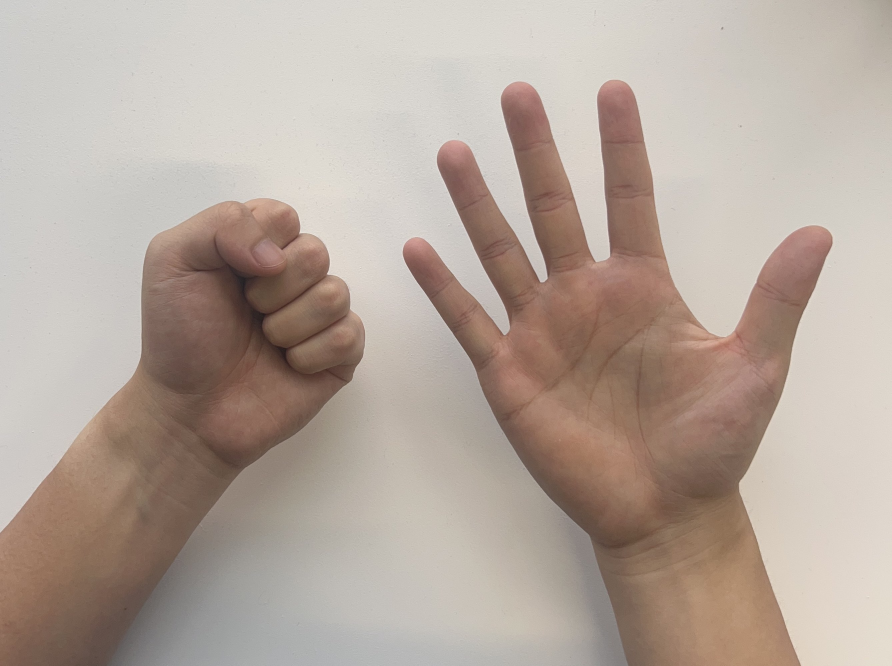
#> input picture data/rock_paper.png, 2675 x 1997 px (shown at 1/3 size)
$ python test_script_2.py
#> lines starting #> are read from the running program, lines starting #| are printed output that depends on the picture; after the words box and inside, x2 and y2 are one past the last pixel; in counts of white or black regions, pixels touching at a corner belong together
#> in main, img is the input picture: shape (1997, 2675, 3); mean B, G, R 156.7, 166.8, 180.9
### pipeline.py
"""
pipeline.py — 传统 CV 猜拳识别核心流水线（Step 0 脚手架）

只用 OpenCV + NumPy。禁止任何机器学习 / 预训练模型 / cv2.convexityDefects。
本文件目前只有常量区 + 8 个空函数骨架，尚未实现任何算法逻辑。

Pipeline order:
    skin_mask -> split_hands -> palm_center -> crop_forearm
    -> count_fingers -> classify -> judge -> draw
"""

import cv2
import numpy as np


# =============================================================================
# CONSTANTS — 所有可调参数集中在这里（占位值，后续各阶段再调）
# All tunable parameters live here. Change values ONLY in this block.
# =============================================================================

# --- Skin segmentation (YCrCb thresholding) -------------------------------
# Lower / upper bounds for the Cr and Cb channels used to threshold skin.
# (Y luma is left wide open; skin clusters tightly in Cr/Cb regardless of
# brightness.) TUNE PER REAL CAPTURE: a window too wide leaks background,
# too narrow drops parts of the hand.
# NOTE: tightened from the textbook 133-173 / 77-127 box after testing on
# data/paper.png, whose warm cream wall sits near skin in chroma (wall Cr~135
# Cb~116, palm Cr~153 Cb~111). Skin here reads as HIGHER Cr + LOWER Cb than
# the wall, so we raise CR_MIN and lower CB_MAX to reject it. On a background
# that clear
# ly differs from skin, these can be loosened back toward defaults.
CR_MIN = 138      # lower bound of Cr channel (raise -> stricter/redder)
CR_MAX = 173          # upper bound of Cr channel (lower -> stricter)
CB_MIN = 77      # lower bound of Cb channel (raise -> stricter)
CB_MAX = 130          # upper bound of Cb channel (lower -> stricter/less blue)

# --- Morphology (clean up the raw skin mask) ------------------------------
# Close = fill small holes inside the hand; Open = remove small speckle noise.
# Bigger kernel = stronger effect (fills/removes larger regions) but blurs
# the silhouette; too big can merge fingers or eat thin finger tips.
MORPH_CLOSE_KSIZE = 45   # kernel size for morphological closing (odd number)
# NOTE: raised from 7 to close a shadow hole in the fist's palm (~7500px,
# CR_MIN=138 pushes that dark crease just below the skin threshold). Swept
# 15/21/31/41/45/51/75/99 on data/rock_paper.png: the hole only fully closes
# (0px left) at ksize>=45. Checked the paper hand's 4 inter-finger valleys at
# every step -- none merge even at 99 (areas shrink ~5-15% at the edges, but
# stay separate), so 45 is safe headroom, not a knife's-edge value.
MORPH_OPEN_KSIZE = 5    # kernel size for morphological opening (odd number)

# --- Hand region area filter (in pixels) ----------------------------------
# split_hands() keeps only connected components whose pixel area is in
# [HAND_AREA_MIN, HAND_AREA_MAX]; smaller = noise, larger = background bleed.
# TUNE PER REAL CAPTURE -- these are ABSOLUTE pixel counts, so they scale with
# resolution. Values below are sized for the high-res debug photos in data/
# (~2.5-2.9 M px total, where one hand is ~0.6-1.0 M px). A 640x480 webcam
# frame is ~10x smaller, so lower BOTH by roughly that factor for live use.
HAND_AREA_MIN = 50000     # ignore blobs smaller than this (noise / desk strips)
HAND_AREA_MAX = 1300000   # ignore blobs larger than this (background bleed)

# --- Palm center search band (fist-vs-forearm fix) ------------------------
# palm_center() picks the deepest interior point via distance transform. For an
# OPEN hand the palm is the widest interior region, so the transform peaks there.
# But a closed FIST is nearly as thick as the forearm below it, so the global
# maximum can slide DOWN onto the wrist and mislocate the palm (which then breaks
# crop_forearm). Fix with the frontal-hand assumption (fingers/fist UP, forearm
# DOWN): only search inside a horizontal band that starts at the hand's TOPMOST
# white pixel and runs down this many times the hand's bounding-box WIDTH.
# Because it scales with hand width, the band self-adjusts: an OPEN hand (spread
# fingers -> wider bbox) gets a deeper band to reach its lower palm, a FIST
# (narrow bbox) gets a shallow band that stops before the forearm widens.
# 0.7 is a fairly tight window on the test images: RAISE it and a fist's center
# can drop onto the wrist; LOWER it and an open hand's center rides up toward the
# finger bases. Retune if hands sit very differently in the frame.
TOP_SEARCH_SCALE = 0.78

# Palm center = the CENTROID of the deepest region (every in-band pixel whose
# distance transform is >= this fraction of the in-band maximum), NOT the single
# brightest pixel. Averaging the high-value plateau makes the center robust to a
# sharp secondary distance-transform spike at a finger base, which otherwise
# yanks the argmax onto a knuckle (the scissors mis-localization). Lower = wider
# plateau (steadier but can drift toward a neighbouring blob); higher = tighter
# (closer to the raw argmax).
CENTROID_FRAC = 0.7

# --- Forearm cropping -----------------------------------------------------
# Frontal hand assumption: fingers point up, wrist/forearm points down. Any
# hand pixel more than this many palm-radii BELOW the palm center is treated
# as forearm and blacked out. Larger = keep more (safer for the palm heel),
# smaller = cut more aggressively (risk clipping the palm).
CUT_BELOW_SCALE = 1.2

# --- Finger counting: concentric ring sampling ----------------------------
# count_fingers() samples concentric rings at these multiples of the palm
# inscribed-circle radius. Each scale > 1.0 pushes the ring OUTWARD past the
# palm so it crosses the extended fingers. We sample SEVERAL rings and take the
# MODE of their per-ring finger counts, so a single badly-placed ring can't
# decide the result: too small (< ~1.2) and it still sits inside the palm;
# too big (> ~2.3) and it can shoot past short fingertips. Add/shift scales if
# fingers of very different lengths get missed.
RING_RADIUS_COEFFS = [1.7, 1.9, 2.1, 2.3, 2.5]

# Number of points sampled evenly around EACH ring (360 = one per ~1 degree).
# More points = finer angular resolution (less chance of skipping a thin finger
# or a narrow gap between fingers) but a little slower. The sampled 0/1 sequence
# is treated as CIRCULAR: index 359 wraps back to index 0.
RING_NUM_SAMPLES = 360

# Finger-width gate (in DEGREES of arc). Every extended finger crosses a ring as
# one contiguous skin arc, but so do non-fingers: sampling noise makes tiny
# arcs, and a closed FIST (or the palm heel) makes WIDE arcs because the ring
# runs along its rounded edge for a long angular span. A real finger is a thin
# protrusion, so its arc width is bounded. We therefore only count an arc as a
# finger when its angular width is within [MIN, MAX]. Measured on the test set:
# finger arcs span ~9-35 deg, fist/palm bulk ~43-82 deg, noise <7 deg -- so this
# band cleanly separates them. Because it is measured in DEGREES it is
# scale-invariant (works for big and small hands alike). RAISE MAX if long/thick
# fingers get dropped; LOWER it if a fist still leaks arcs; RAISE MIN to kill
# more speckle.
FINGER_ARC_MIN_DEG = 8
FINGER_ARC_MAX_DEG = 40

# --- Classification thresholds (finger count -> gesture) ------------------
# 0-1 -> Rock, 2-3 -> Scissors, >=4 -> Paper
ROCK_MAX_FINGERS = 1        # <= this many fingers => Rock
SCISSORS_MAX_FINGERS = 3    # <= this many fingers (and > ROCK_MAX) => Scissors
                            # anything greater => Paper

# --- Result overlay style (draw) ------------------------------------------
# Text size / stroke for the gesture+result label draw() writes near each palm.
# RESOLUTION-DEPENDENT (like the area filter): these are sized for the high-res
# data/ photos (~2500 px wide); for a ~640 px live webcam frame divide both by
# roughly 3-4. Result -> BGR color: Win green, Lose red, Draw/Pending gray.
DRAW_FONT_SCALE = 2.0
DRAW_THICKNESS = 4
RESULT_COLORS = {
    "Win":     (0, 255, 0),      # green
    "Lose":    (0, 0, 255),      # red
    "Draw":    (150, 150, 150),  # gray
    "Pending": (150, 150, 150),  # gray (single hand, no opponent yet)
}


# =============================================================================
# PIPELINE FUNCTIONS — 8 个阶段（当前仅骨架）
# =============================================================================

def skin_mask(frame, return_stages=False):
    """Stage 1 — Skin segmentation.

    Convert the BGR frame to a skin/non-skin binary mask using YCrCb
    thresholding, then clean it up with morphology.

    Args:
        frame: BGR image (H, W, 3) uint8.
        return_stages: debug flag. When True, also return the pre-cleanup
            mask so debug.py can compare raw vs. clean side by side. Normal
            callers (main.py) leave this False and get a single mask.

    Returns:
        mask: binary image (H, W) uint8, 255 = skin, 0 = background.
        If return_stages is True: (raw_mask, clean_mask) tuple instead.
    """
#> called with return_stages = False
    # 1. BGR -> YCrCb. Skin tone forms a compact cluster in the Cr/Cb plane,
    #    which makes it far easier to threshold than in RGB/BGR.
    ycrcb = cv2.cvtColor(frame, cv2.COLOR_BGR2YCrCb)

    # 2. Threshold ONLY Cr and Cb. Y (luma/brightness) is left wide open
    #    (0..255) so lighting changes don't knock skin pixels out of range.
    #    cv2.inRange needs per-channel bounds; channel order here is Y,Cr,Cb.
    lower = np.array([0, CR_MIN, CB_MIN], dtype=np.uint8)
    upper = np.array([255, CR_MAX, CB_MAX], dtype=np.uint8)
    raw = cv2.inRange(ycrcb, lower, upper)   # 255 = skin, 0 = background
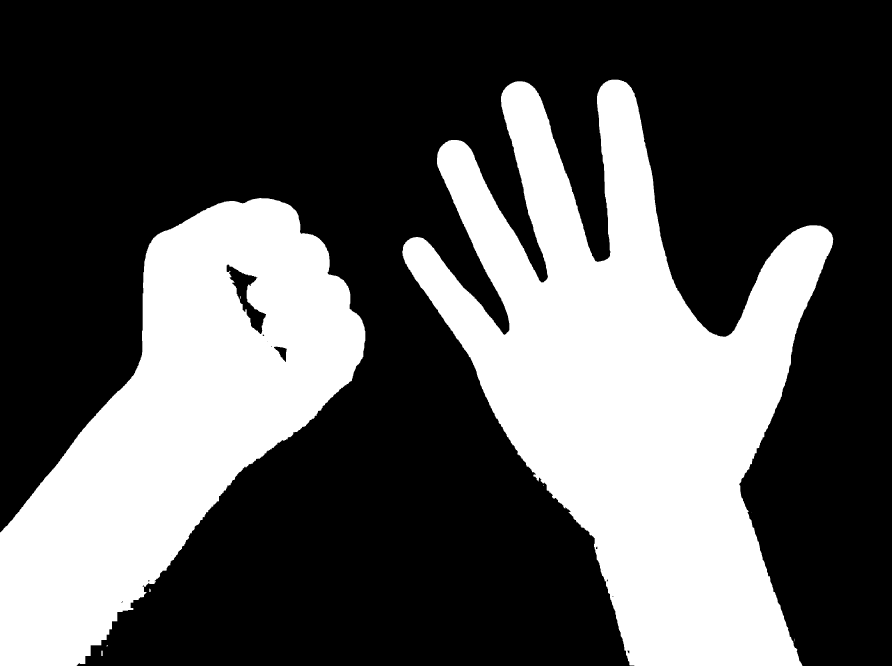
#> raw: shape (1997, 2675) (shown at 1/3 size); 33.6% white; 9 white regions (5 under 20 px), largest, box (x1, y1, x2, y2) and area: (1207, 239, 2500, 1997) 1059146, (0, 594, 1096, 1997) 735420, (304, 1952, 308, 1968) 64, (448, 1766, 452, 1776) 35

    # 3. Morphological cleanup with elliptical (rounded) kernels so we don't
    #    carve blocky corners into the hand silhouette.
    close_kernel = cv2.getStructuringElement(
        cv2.MORPH_ELLIPSE, (MORPH_CLOSE_KSIZE, MORPH_CLOSE_KSIZE))
    open_kernel = cv2.getStructuringElement(
        cv2.MORPH_ELLIPSE, (MORPH_OPEN_KSIZE, MORPH_OPEN_KSIZE))
    # Close first: dilate-then-erode fills small black holes inside the hand.
    clean = cv2.morphologyEx(raw, cv2.MORPH_CLOSE, close_kernel)
    # Then open: erode-then-dilate removes small white speckles in background.
    clean = cv2.morphologyEx(clean, cv2.MORPH_OPEN, open_kernel)

    if return_stages:
        return raw, clean
    return clean


def split_hands(mask):
    """Stage 2 — Split the mask into one sub-mask per hand.

    Find connected components in the skin mask and keep those whose area
    falls within [HAND_AREA_MIN, HAND_AREA_MAX]. Each kept component becomes
    its own isolated hand mask.

    Args:
        mask: binary skin mask (H, W) uint8 from skin_mask().

    Returns:
        list[hand_mask]: list of binary masks (H, W) uint8, one per hand
        (0, 1, or 2 entries in practice).
    """
    # 1. Label 8-connected blobs. connectedComponentsWithStats returns four
    #    things: the label count, the per-pixel label image, a per-label stats
    #    table (bbox + area), and per-label centroids. We only need the count,
    #    the label image, and the area column here.
    num_labels, labels, stats, _ = cv2.connectedComponentsWithStats(
        mask, connectivity=8)
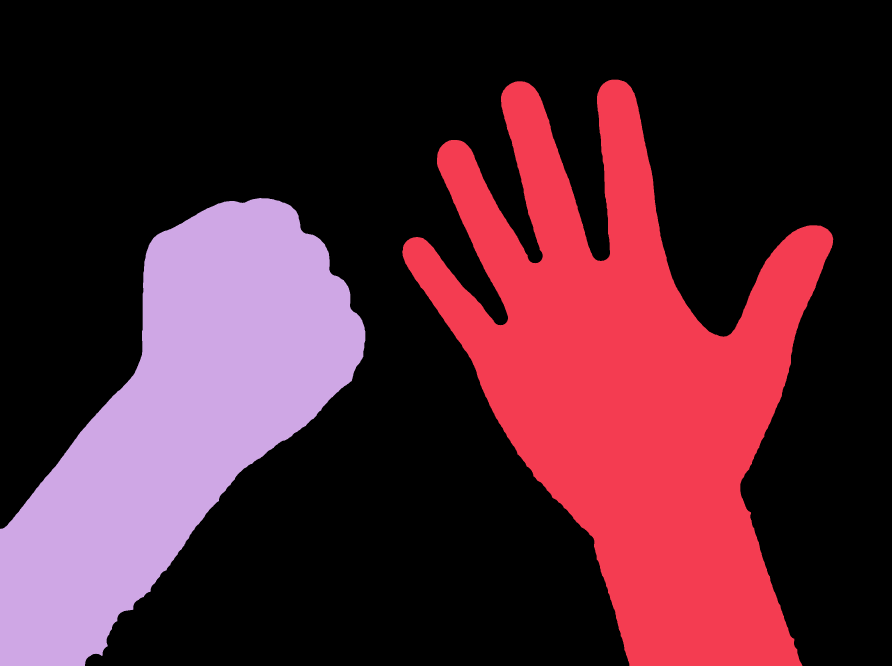
#> labels: shape (1997, 2675) int32 (shown at 1/3 size); 3 distinct labels, from 0 to 2; one colour per label, 0 black
#> num_labels = 3; stats = [[0, 0, 2675, 1997, 3529626], [1207, 239, 1293, 1758, 1064484], [0, 594, 1096, 1403, 747865]]

    hands = []
    # 2. Label 0 is ALWAYS the background, so start from 1.
    for i in range(1, num_labels):
        area = stats[i, cv2.CC_STAT_AREA]
        # 3. Keep only blobs whose area looks like a hand; drop noise (too
        #    small) and background bleed (too large).
        if area < HAND_AREA_MIN or area > HAND_AREA_MAX:
            continue
        # 4. Build a fresh binary mask holding ONLY this component: pixels whose
        #    label == i become 255, everything else 0. No morphology here --
        #    cleanup already happened in skin_mask(); this stage only splits.
        hand_mask = np.uint8(labels == i) * 255
        hands.append(hand_mask)
#> this loop made 2 passes
#> area on passes 1 to 2: 1064484, 747865
#> pass 1, in split_hands, `hand_mask = np.uint8(labels == i) * 255`:
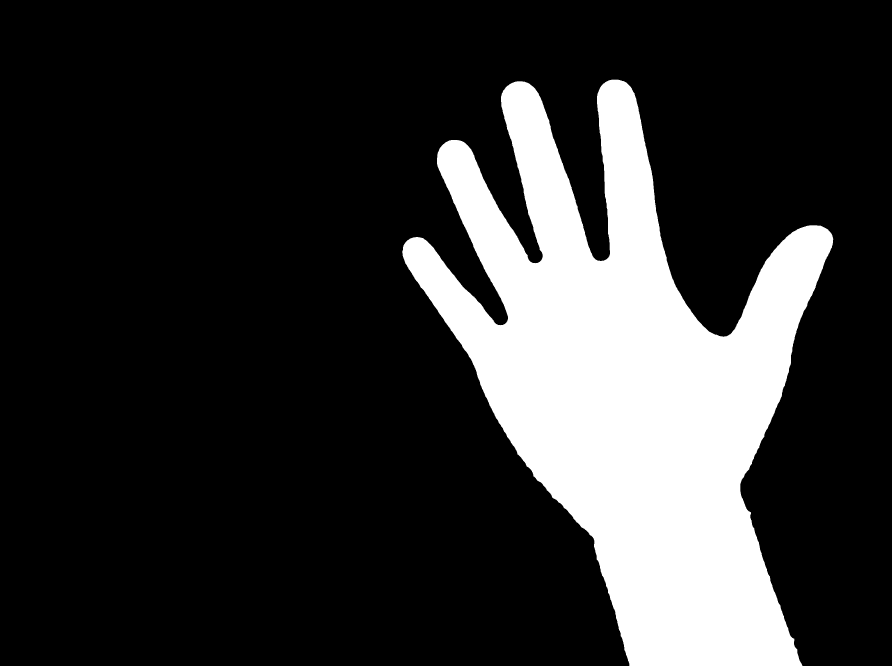
#> hand_mask: shape (1997, 2675) (shown at 1/3 size); 19.9% white; 1 white region, box (x1, y1, x2, y2) and area: (1207, 239, 2500, 1997) 1064484
#> after the loop, hands = 2 items

    # 5. len(hands) is the number of hands found -- not assumed to be fixed.
    return hands


# [299 lines left out: functions palm_center, crop_forearm, count_fingers, _count_fingers_rings, _count_ring_arcs, classify and 2 more, not called in this run]

### test_script_2.py
"""
test_script_2.py — Stage 2 展示：连通域拆分 (split_hands)

读取 data/rock_paper.png，跑 pipeline.skin_mask() 得到掩膜，再跑
pipeline.split_hands() 拆出每只手的子掩膜。窗口上方展示 Stage 1 的原始
掩膜，下方在同一张掩膜上给每只手的区域分别上色并标注编号（不是并排画
两张掩膜图）。按任意键关闭窗口。
"""

import cv2
import numpy as np

import pipeline


# Same source image as test_script_1.py; all later test_script_N.py reuse it.
IMAGE_PATH = "data/rock_paper.png"

# Both panels are resized to this width before stacking.
DISPLAY_WIDTH = 800

LABEL_FONT = cv2.FONT_HERSHEY_SIMPLEX
LABEL_SCALE = 0.9
LABEL_COLOR = (0, 255, 0)   # BGR green
LABEL_THICK = 2

# Distinct BGR color per hand, cycled if more hands than colors show up.
HAND_COLORS = [(0, 0, 255), (0, 255, 0), (255, 0, 0), (0, 255, 255)]  # R, G, B, Y

# Style for the per-hand index number drawn at each hand's centroid.
NUMBER_FONT = cv2.FONT_HERSHEY_SIMPLEX
NUMBER_SCALE = 3.0
NUMBER_COLOR = (255, 255, 255)
NUMBER_THICK = 4


def _resize_to_width(img, width):
    """Resize an image to a fixed width, keeping its aspect ratio."""
    h, w = img.shape[:2]
    scale = width / float(w)
    return cv2.resize(img, (width, int(round(h * scale))))


def _colorize_hands(shape, hands):
    """Paint each hand's region a distinct color on a black canvas and label
    it with its 1-based index at the region's centroid.

    Operates on the SAME mask geometry split_hands() produced -- this is a
    recoloring of that one mask, not a second separately-drawn image.
    """
    vis = np.zeros((shape[0], shape[1], 3), dtype=np.uint8)
    for idx, hand_mask in enumerate(hands):
        color = HAND_COLORS[idx % len(HAND_COLORS)]
        vis[hand_mask > 0] = color

        # Centroid of this hand's pixels -> where the index label gets drawn.
        ys, xs = np.where(hand_mask > 0)
        cx, cy = int(xs.mean()), int(ys.mean())
        label = str(idx + 1)
        (tw, th), _ = cv2.getTextSize(label, NUMBER_FONT, NUMBER_SCALE,
                                       NUMBER_THICK)
        cv2.putText(vis, label, (cx - tw // 2, cy + th // 2), NUMBER_FONT,
                    NUMBER_SCALE, NUMBER_COLOR, NUMBER_THICK, cv2.LINE_AA)
    return vis


def main():
    img = cv2.imread(IMAGE_PATH)
    if img is None:
        raise FileNotFoundError("could not read " + IMAGE_PATH)

    mask = pipeline.skin_mask(img)      # Stage 1: raw -> binary skin mask
    hands = pipeline.split_hands(mask)  # Stage 2: mask -> one sub-mask per hand
#> hands = 2 items

    mask_bgr = cv2.cvtColor(mask, cv2.COLOR_GRAY2BGR)
    split_vis = _colorize_hands(mask.shape, hands)
#> the loop in _colorize_hands, `for idx, hand_mask in enumerate(hands):` made 2 passes
#> (color, cx, cy, label, tw, th) on passes 1 to 2: ((0, 0, 255), 1889, 1157, '1', 64, 65), ((0, 255, 0), 533, 1267, '2', 64, 65)

    top = _resize_to_width(mask_bgr, DISPLAY_WIDTH)
    bottom = _resize_to_width(split_vis, DISPLAY_WIDTH)

    cv2.putText(top, "Stage 1: Skin Mask", (10, 35), LABEL_FONT, LABEL_SCALE,
                LABEL_COLOR, LABEL_THICK, cv2.LINE_AA)
    cv2.putText(bottom, "Stage 2: Split Hands (%d found)" % len(hands),
                (10, 35), LABEL_FONT, LABEL_SCALE, LABEL_COLOR, LABEL_THICK,
                cv2.LINE_AA)
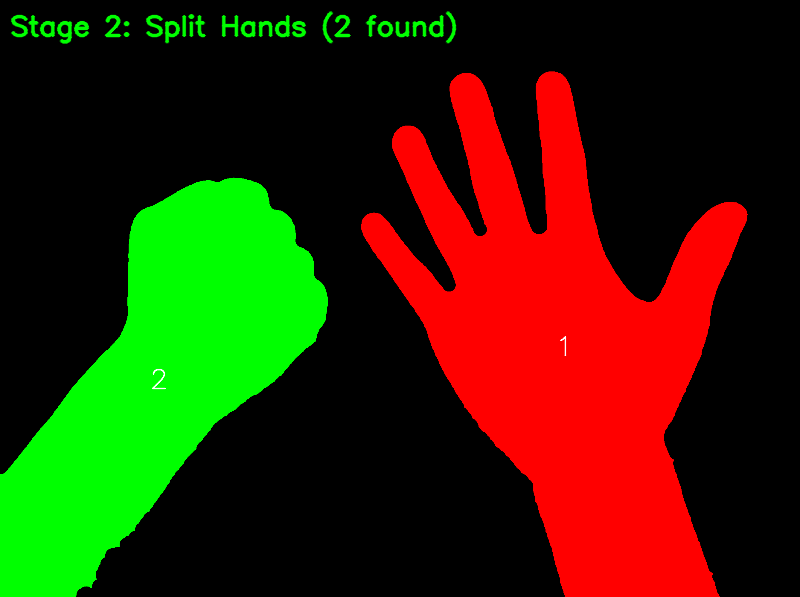
#> bottom: shape (597, 800, 3); mean of channels 0, 1, 2 0.1, 37.6, 50.8; drawn as B, G, R

    combined = cv2.vconcat([top, bottom])   # stage-1 mask on top, colored split below
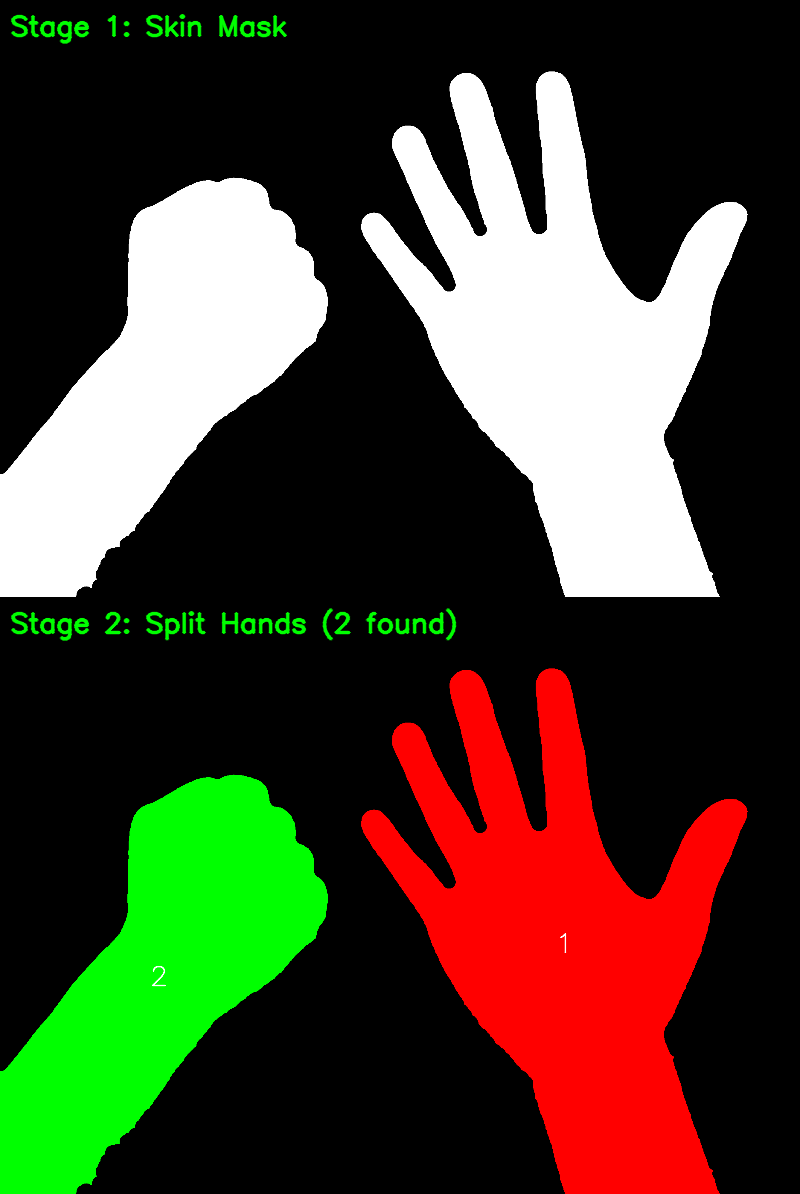
#> combined: shape (1194, 800, 3); mean B, G, R 43.3, 62.6, 68.7

    cv2.namedWindow("Stage 2: Split Hands", cv2.WINDOW_NORMAL)
    cv2.imshow("Stage 2: Split Hands", combined)
    cv2.waitKey(0)
    cv2.destroyAllWindows()


if __name__ == "__main__":
    main()
